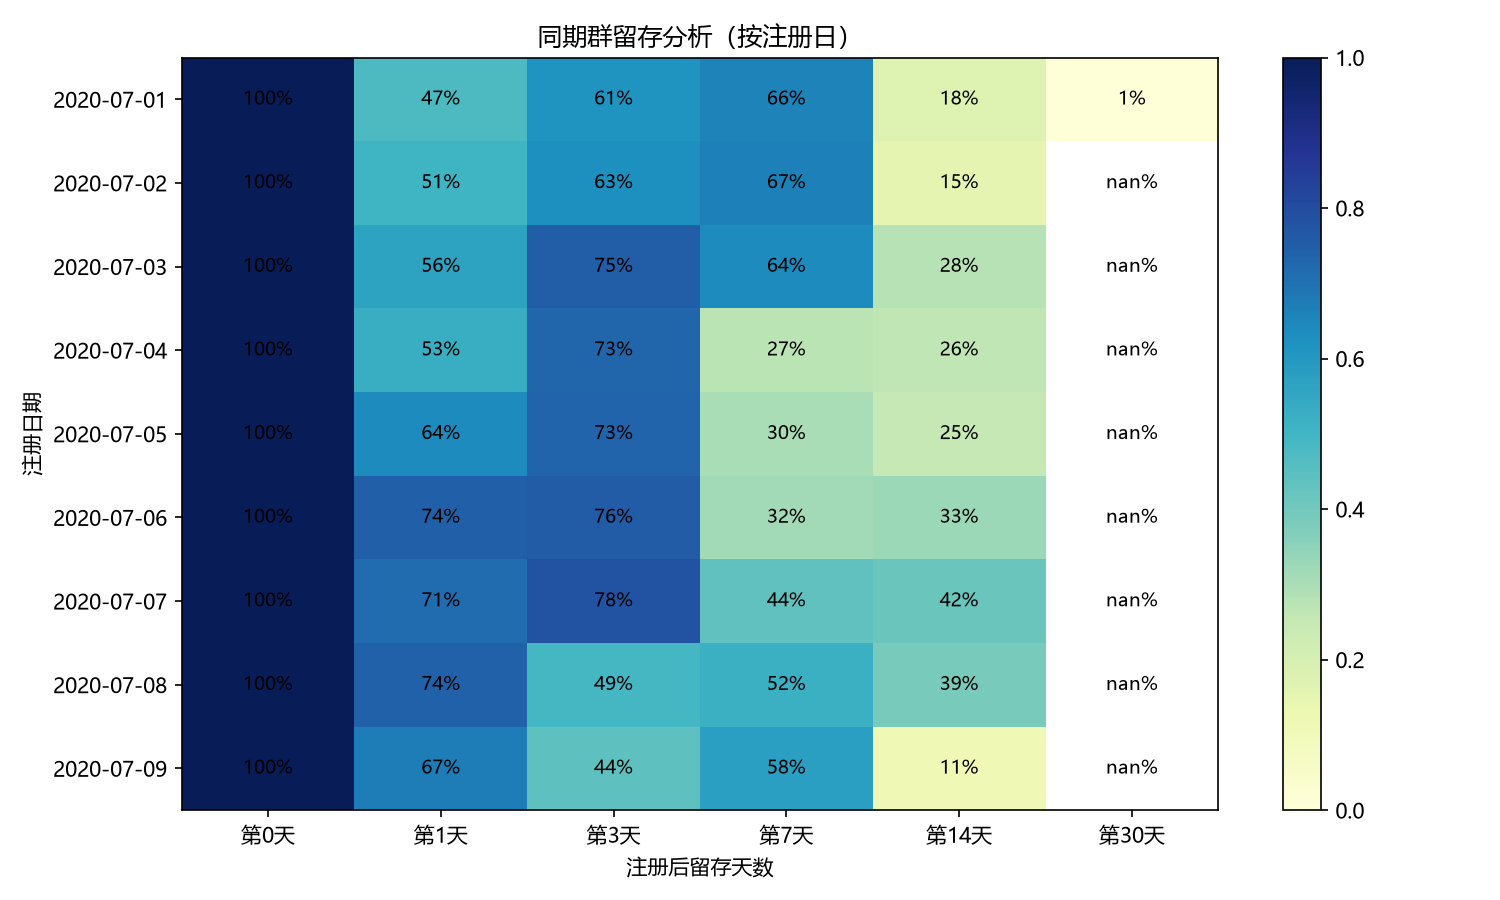

Write the Python code that produced this figure.
import os
import pandas as pd
import numpy as np
import matplotlib.pyplot as plt
import matplotlib
matplotlib.rcParams['font.sans-serif'] = ['Microsoft YaHei', 'SimHei']
matplotlib.rcParams['axes.unicode_minus'] = False

base = r'D:/学习作业/数据可视化/1《CDA 一级认证教材：商业数据分析》'
out = r'D:/学习作业/数据可视化/第2章'
os.makedirs(out, exist_ok=True)

df = pd.read_excel(os.path.join(base, '第2章 数据分析方法/1、分析的基础范式/data-无答案/1-4同期群分析.xlsx'), sheet_name='用户登录明细')
df['注册日期'] = pd.to_datetime(df['注册日期']).dt.date
df['登录时点'] = pd.to_datetime(df['登录时点']).dt.date
df['天数差'] = (pd.to_datetime(df['登录时点']) - pd.to_datetime(df['注册日期'])).dt.days

df = df.drop_duplicates(subset=['用户编号', '注册日期', '天数差'])

cohort_size = df.groupby('注册日期')['用户编号'].nunique()

cohort = df.pivot_table(index='注册日期', columns='天数差', values='用户编号', aggfunc='nunique')
cohort = cohort.reindex(columns=range(0, 31), fill_value=0)

retention = cohort.div(cohort_size, axis=0)

cols_to_show = [0, 1, 3, 7, 14, 30]
ret_show = retention[cols_to_show]

fig, ax = plt.subplots(figsize=(10, 6))
im = ax.imshow(ret_show.values, cmap='YlGnBu', aspect='auto', vmin=0, vmax=1)
ax.set_xticks(range(len(cols_to_show)))
ax.set_xticklabels([f'第{i}天' for i in cols_to_show])
ax.set_yticks(range(ret_show.shape[0]))
ax.set_yticklabels([str(x) for x in ret_show.index])
for i in range(ret_show.shape[0]):
    for j in range(ret_show.shape[1]):
        v = ret_show.iloc[i, j]
        ax.text(j, i, f'{v:.0%}', ha='center', va='center', fontsize=9)
ax.set_xlabel('注册后留存天数')
ax.set_ylabel('注册日期')
ax.set_title('同期群留存分析（按注册日）')
plt.colorbar(im)
plt.tight_layout()
plt.savefig(os.path.join(out, '第2章_同期群分析.png'), dpi=150)
plt.show()

print(ret_show.round(2))
